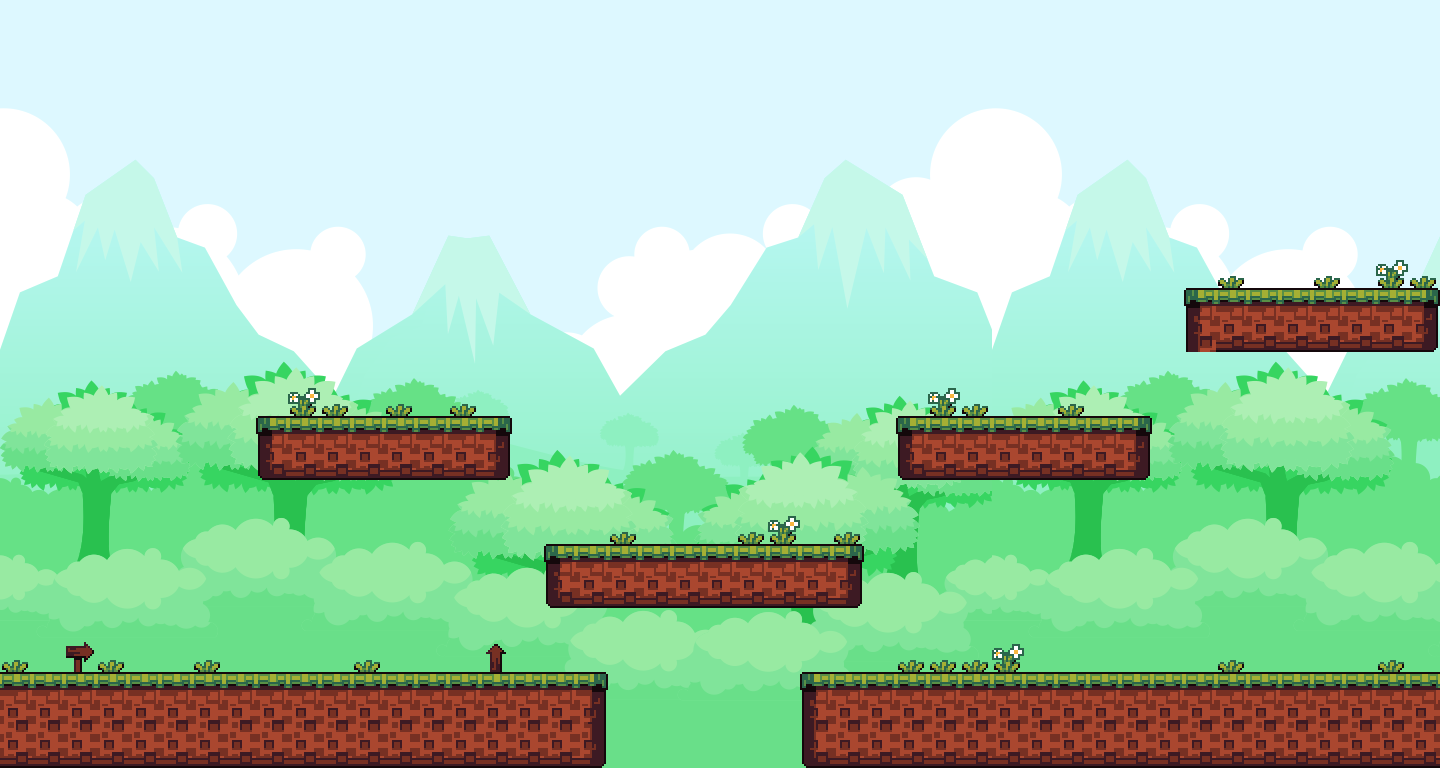

A 2D game scene composited from a Tiled map and its tileset images. What follows is a short description and the map's XML, with each tile layer's data collapsed to a summary:
An orthogonal 45x24 tile map with 32x32 px tiles, 3 tile layers (Fond, Objet, Sol), 2 tilesets.

<map version="1.2" tiledversion="1.3.1" orientation="orthogonal" renderorder="left-up" compressionlevel="0" width="45" height="24" tilewidth="32" tileheight="32" infinite="0" nextlayerid="4" nextobjectid="1">
 <tileset firstgid="1" name="BG" tilewidth="32" tileheight="32" tilecount="713" columns="31">
  <image source="BG.png" width="1000" height="750" />
 </tileset>
 <tileset firstgid="714" name="goodly-2x" tilewidth="32" tileheight="32" tilecount="256" columns="16">
  <image source="goodly-2x.png" width="512" height="512" />
 </tileset>
 <layer id="1" name="Fond" width="45" height="24">
  <data>[1080 cells, 1080 non-empty, 713 distinct tile ids]</data>
 </layer>
 <layer id="3" name="Objet" width="45" height="24">
  <data>[1080 cells, 28 non-empty, 4 distinct tile ids]</data>
 </layer>
 <layer id="2" name="Sol" width="45" height="24">
  <data>[1080 cells, 185 non-empty, 9 distinct tile ids]</data>
 </layer>
</map>
